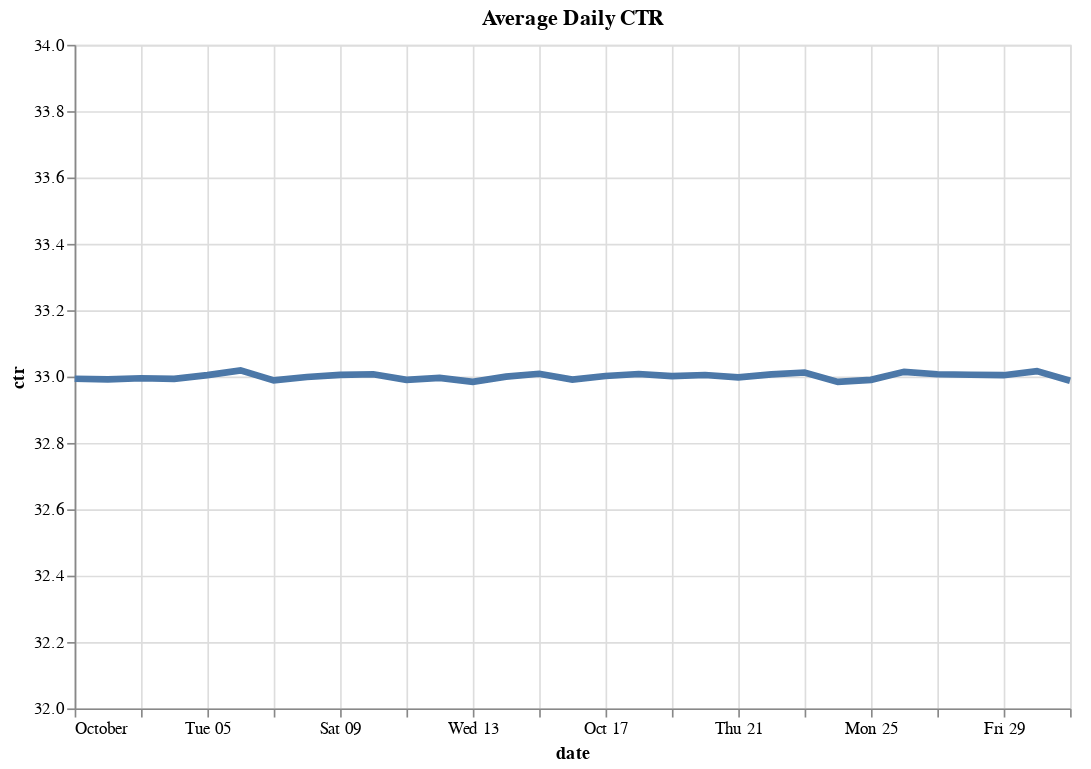

The notebook cell this image was saved under:
### Code cell
alt.Chart(ctr).mark_line(size=4).encode(
    alt.X('dt:T', axis=alt.Axis(title = 'date')),
    alt.Y('ctr:Q', axis=alt.Axis(title = 'ctr'), scale=alt.Scale(domain=[32, 34])),
    tooltip=['ctr'], 
).properties(
    width=600,
    height=400, 
    title='Average Daily CTR'
)

### Figure 1 — Vega-Lite specification as saved in the notebook (floating-point values rounded to 4 significant figures)
{"config": {"view": {"continuousWidth": 300, "continuousHeight": 300}}, "data": {"name": "data-51dd1defcb5318f7b186d9860ba24846"}, "mark": {"type": "line", "size": 4}, "encoding": {"tooltip": [{"field": "ctr", "type": "quantitative"}], "x": {"axis": {"title": "date"}, "field": "dt", "type": "temporal"}, "y": {"axis": {"title": "ctr"}, "field": "ctr", "scale": {"domain": [32, 34]}, "type": "quantitative"}}, "height": 400, "title": "Average Daily CTR", "width": 600, "$schema": "https://vega.github.io/schema/vega-lite/v5.8.0.json", "datasets": {"data-51dd1defcb5318f7b186d9860ba24846": [{"dt": "2021-10-01", "ctr": 32.99}, {"dt": "2021-10-02", "ctr": 32.99}, {"dt": "2021-10-03", "ctr": 33.0}, {"dt": "2021-10-04", "ctr": 32.99}, {"dt": "2021-10-05", "ctr": 33.0}, {"dt": "2021-10-06", "ctr": 33.02}, {"dt": "2021-10-07", "ctr": 32.99}, {"dt": "2021-10-08", "ctr": 33.0}, {"dt": "2021-10-09", "ctr": 33.01}, {"dt": "2021-10-10", "ctr": 33.01}, {"dt": "2021-10-11", "ctr": 32.99}, {"dt": "2021-10-12", "ctr": 33.0}, {"dt": "2021-10-13", "ctr": 32.98}, {"dt": "2021-10-14", "ctr": 33.0}, {"dt": "2021-10-15", "ctr": 33.01}, {"dt": "2021-10-16", "ctr": 32.99}, {"dt": "2021-10-17", "ctr": 33.0}, {"dt": "2021-10-18", "ctr": 33.01}, {"dt": "2021-10-19", "ctr": 33.0}, {"dt": "2021-10-20", "ctr": 33.0}, {"dt": "2021-10-21", "ctr": 33.0}, {"dt": "2021-10-22", "ctr": 33.01}, {"dt": "2021-10-23", "ctr": 33.01}, {"dt": "2021-10-24", "ctr": 32.98}, {"dt": "2021-10-25", "ctr": 32.99}, {"dt": "2021-10-26", "ctr": 33.01}, {"dt": "2021-10-27", "ctr": 33.01}, {"dt": "2021-10-28", "ctr": 33.01}, {"dt": "2021-10-29", "ctr": 33.0}, {"dt": "2021-10-30", "ctr": 33.02}, {"dt": "2021-10-31", "ctr": 32.99}]}}
